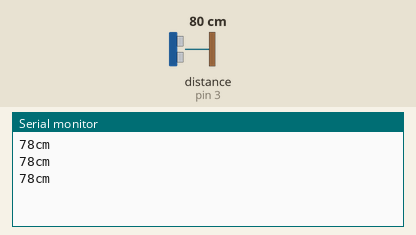
This sketch was run on a simulated Arduino Uno, built with avr-gcc and run on an emulated ATmega328P. Parts: the last lines printed to the serial monitor. Wiring (inferred from the names in the program): range finder with pulse-width output: data pin 3. The inputs (shaded band) are chosen by the test bench; at power-on: distance to the obstacle (sensor on pin 3) 80 cm. The echo pulse lasts 58.3 µs per cm.

Above: at 1.2 s.
1.3 s: distance to the obstacle (sensor on pin 3) set to 2 cm
At 2.1 s:
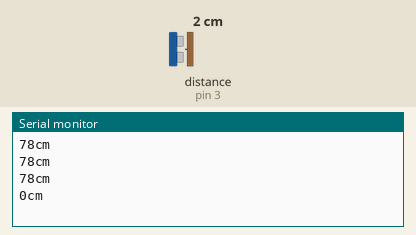
2.8 s: distance to the obstacle (sensor on pin 3) set to 4 cm
At 3.2 s:
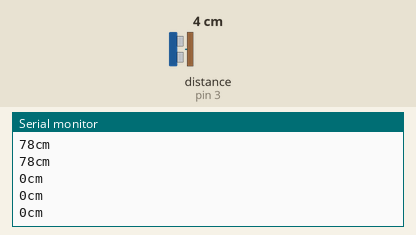
Timing chart, 0 to 5.8 s (numbered marks = the images above; inputs shaded):
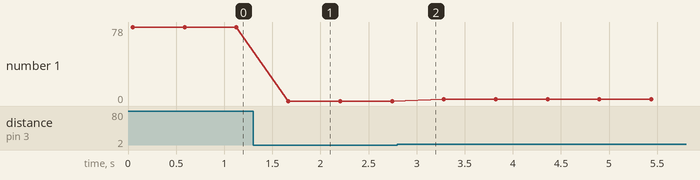

The sketch:

SB-UltrasonicPW.ino
```cpp
const int pwPin = 3;
long pulse, inches, cm;

void setup(){
  Serial.begin(9600);
}


void loop(){

  pinMode(pwPin, INPUT);
  pulse = pulseIn(pwPin, HIGH);
  inches = pulse / 147;
  cm = inches * 2.54;

  Serial.print(cm);
  Serial.print("cm");
  Serial.println();

  delay(500);

}
```

Measured:
- after the input at 1.3 s, the serial monitor: prints a new line after 0.37 s (image 1)
- plotted number 1: 78 → 0 after the input at 1.3 s, 0 → 2 after the input at 2.8 s
